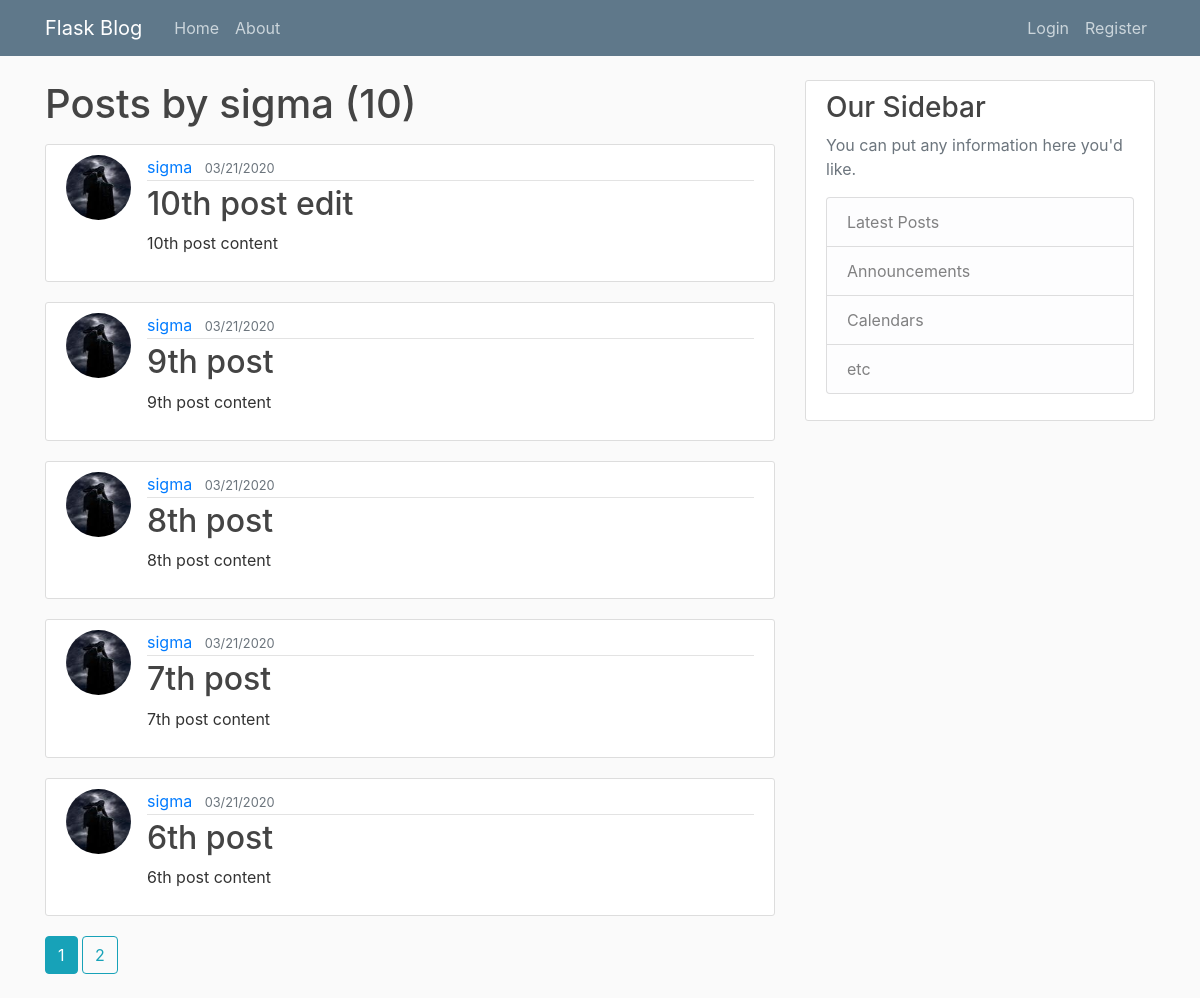
The app's page /user/sigma with its own data.
### models.py (models this page shows, shortened)
class User(db.Model, UserMixin):
    id = db.Column(db.Integer, primary_key=True)
    username = db.Column(db.String(20), unique=True, nullable=False)
    email = db.Column(db.String(120), unique=True, nullable=False)
    img_file = db.Column(db.String(20), nullable=False, default='default.jpg')
    password = db.Column(db.String(60), nullable=False)
    posts = db.relationship('Post', backref='author', lazy=True)

class Post(db.Model):
    id = db.Column(db.Integer, primary_key=True)
    title = db.Column(db.String(100), nullable=False)
    date_posted = db.Column(db.DateTime, nullable=False, default=datetime.utcnow)
    content = db.Column(db.Text, nullable=False)
    user_id = db.Column(db.Integer, db.ForeignKey('user.id'), nullable=False)

### users/routes.py (the view)
@users.route("/user/<string:username>")
def user_posts(username):
    page = request.args.get('page', 1, type=int)
    user = User.query.filter_by(username=username).first_or_404()
    posts = Post.query.filter_by(author=user) \
                .order_by(Post.date_posted.desc()) \
                .paginate(page=page, per_page=5)
    return render_template('user_posts.html', posts=posts, user=user)

### templates/user_posts.html
{% extends "layout.html" %}
{% block content %}
    <h1 class="mb-3"> Posts by {{ user.username }} ({{ posts.total }})</h1>
    {% for post in posts.items %}
        <article class="media content-section">
            <img class="rounded-circle article-img" src="{{ url_for('static', filename='profile_pics/' + post.author.img_file) }}" alt="">
            <div class="media-body">
                <div class="article-metadata">
                <a class="mr-2" href="{{ url_for('users.user_posts', username=post.author.username) }}">{{ post.author.username }}</a>
                <small class="text-muted">{{ post.date_posted.strftime('%m/%d/%Y') }}</small>
                </div>
                <h2><a class="article-title" href="{{ url_for('posts.post', post_id=post.id) }}">{{ post.title }}</a></h2>
                <p class="article-content">{{ post.content }}</p>
            </div>
        </article>
    {% endfor %}
    {% for page_num in posts.iter_pages(left_edge=1, right_edge=1, left_current=1, right_current=2) %}
        {% if page_num %}
            {% if posts.page == page_num %}
                <a class="btn btn-info mb-4" href="{{ url_for('users.user_posts', username=user.username, page=page_num) }}">{{ page_num }}</a>
            {% else %}
                <a class="btn btn-outline-info mb-4" href="{{ url_for('users.user_posts', username=user.username, page=page_num) }}">{{ page_num }}</a>
            {% endif %}
        {% else %}
            ...
        {% endif %}
    {% endfor %}
{% endblock content%}

### static/main.css (style rules this page uses)
body { background: #fafafa; color: #333333; margin-top: 5rem; }
h1, h2, h3, h4, h5, h6 { color: #444444; }
.content-section { background: #ffffff; padding: 10px 20px; border: 1px solid #dddddd; border-radius: 3px; margin-bottom: 20px; }
.article-title { color: #444444; }
.article-content { white-space: pre-line; }
.article-img { height: 65px; width: 65px; margin-right: 16px; }
.article-metadata { padding-bottom: 1px; margin-bottom: 4px; border-bottom: 1px solid #e3e3e3 }

### records on screen
User: username "sigma"
Post: img_file (picture), author.username "sigma", date_posted "03/21/2020", title "10th post edit", content "10th post content"
Post: img_file (picture), author.username "sigma", date_posted "03/21/2020", title "9th post", content "9th post content"
Post: img_file (picture), author.username "sigma", date_posted "03/21/2020", title "8th post", content "8th post content"
Post: img_file (picture), author.username "sigma", date_posted "03/21/2020", title "7th post", content "7th post content"
Post: img_file (picture), author.username "sigma", date_posted "03/21/2020", title "6th post", content "6th post content"

### other values on screen
{{ posts.total }} "10"
{{ page_num }} "1"
{{ page_num }} "2"
